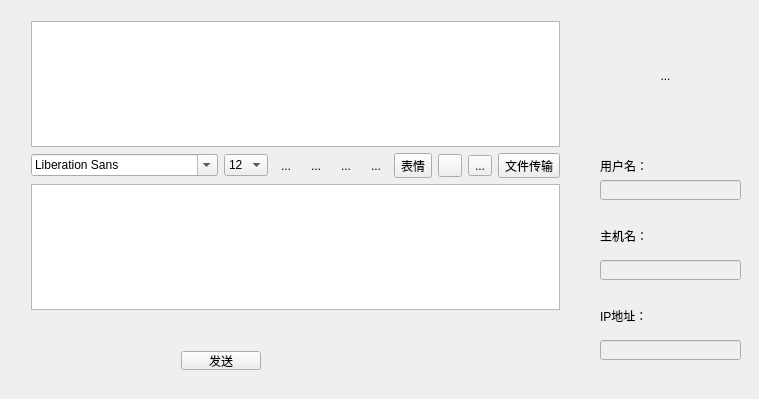
<?xml version="1.0" encoding="UTF-8"?>
<ui version="4.0">
 <class>Widget</class>
 <widget class="QWidget" name="Widget">
  <property name="geometry">
   <rect>
    <x>0</x>
    <y>0</y>
    <width>759</width>
    <height>399</height>
   </rect>
  </property>
  <property name="windowTitle">
   <string>聊天</string>
  </property>
  <widget class="QWidget" name="verticalLayoutWidget">
   <property name="geometry">
    <rect>
     <x>20</x>
     <y>10</y>
     <width>551</width>
     <height>311</height>
    </rect>
   </property>
   <layout class="QVBoxLayout" name="verticalLayout">
    <item>
     <widget class="QTextBrowser" name="textBrowser"/>
    </item>
    <item>
     <layout class="QHBoxLayout" name="horizontalLayout_4">
      <item>
       <widget class="QFontComboBox" name="fontComboBox"/>
      </item>
      <item>
       <widget class="QComboBox" name="sizeComboBox">
        <property name="currentIndex">
         <number>3</number>
        </property>
        <item>
         <property name="text">
          <string>9</string>
         </property>
        </item>
        <item>
         <property name="text">
          <string>10</string>
         </property>
        </item>
        <item>
         <property name="text">
          <string>11</string>
         </property>
        </item>
        <item>
         <property name="text">
          <string>12</string>
         </property>
        </item>
        <item>
         <property name="text">
          <string>13</string>
         </property>
        </item>
        <item>
         <property name="text">
          <string>14</string>
         </property>
        </item>
        <item>
         <property name="text">
          <string>15</string>
         </property>
        </item>
        <item>
         <property name="text">
          <string>16</string>
         </property>
        </item>
        <item>
         <property name="text">
          <string>17</string>
         </property>
        </item>
        <item>
         <property name="text">
          <string>18</string>
         </property>
        </item>
        <item>
         <property name="text">
          <string>19</string>
         </property>
        </item>
        <item>
         <property name="text">
          <string>20</string>
         </property>
        </item>
        <item>
         <property name="text">
          <string>21</string>
         </property>
        </item>
        <item>
         <property name="text">
          <string>22</string>
         </property>
        </item>
       </widget>
      </item>
      <item>
       <widget class="QToolButton" name="toolButton_2">
        <property name="toolTip">
         <string>加粗</string>
        </property>
        <property name="text">
         <string>...</string>
        </property>
        <property name="icon">
         <iconset resource="resources.qrc">
          <normaloff>:/resource/images/imagesioc/bold.png</normaloff>:/resource/images/imagesioc/bold.png</iconset>
        </property>
        <property name="iconSize">
         <size>
          <width>22</width>
          <height>22</height>
         </size>
        </property>
        <property name="checkable">
         <bool>true</bool>
        </property>
        <property name="autoRaise">
         <bool>true</bool>
        </property>
       </widget>
      </item>
      <item>
       <widget class="QToolButton" name="italicToolBtn">
        <property name="toolTip">
         <string>倾斜</string>
        </property>
        <property name="text">
         <string>...</string>
        </property>
        <property name="icon">
         <iconset resource="resources.qrc">
          <normaloff>:/resource/images/imagesioc/italic.png</normaloff>:/resource/images/imagesioc/italic.png</iconset>
        </property>
        <property name="iconSize">
         <size>
          <width>22</width>
          <height>22</height>
         </size>
        </property>
        <property name="checkable">
         <bool>true</bool>
        </property>
        <property name="autoRaise">
         <bool>true</bool>
        </property>
       </widget>
      </item>
      <item>
       <widget class="QToolButton" name="underlineToolBtn">
        <property name="toolTip">
         <string>下划线</string>
        </property>
        <property name="text">
         <string>...</string>
        </property>
        <property name="icon">
         <iconset resource="resources.qrc">
          <normaloff>:/resource/images/imagesioc/under.png</normaloff>:/resource/images/imagesioc/under.png</iconset>
        </property>
        <property name="iconSize">
         <size>
          <width>22</width>
          <height>22</height>
         </size>
        </property>
        <property name="checkable">
         <bool>true</bool>
        </property>
        <property name="autoRaise">
         <bool>true</bool>
        </property>
       </widget>
      </item>
      <item>
       <widget class="QToolButton" name="colorToolBtn">
        <property name="toolTip">
         <string>更改字体颜色</string>
        </property>
        <property name="text">
         <string>...</string>
        </property>
        <property name="icon">
         <iconset resource="resources.qrc">
          <normaloff>:/resource/images/imagesioc/color.png</normaloff>:/resource/images/imagesioc/color.png</iconset>
        </property>
        <property name="iconSize">
         <size>
          <width>22</width>
          <height>22</height>
         </size>
        </property>
        <property name="checkable">
         <bool>false</bool>
        </property>
        <property name="autoRaise">
         <bool>true</bool>
        </property>
       </widget>
      </item>
      <item>
       <widget class="QToolButton" name="face">
        <property name="toolTip">
         <string>表情</string>
        </property>
        <property name="text">
         <string>表情</string>
        </property>
        <property name="icon">
         <iconset resource="resources.qrc">
          <normaloff>:/resource/images/face/02.png</normaloff>:/resource/images/face/02.png</iconset>
        </property>
       </widget>
      </item>
      <item>
       <widget class="QToolButton" name="saveToolBtn">
        <property name="toolTip">
         <string>保存聊天记录</string>
        </property>
        <property name="text">
         <string/>
        </property>
        <property name="icon">
         <iconset resource="resources.qrc">
          <normaloff>:/resource/images/imagesioc/saveFile.jpg</normaloff>:/resource/images/imagesioc/saveFile.jpg</iconset>
        </property>
       </widget>
      </item>
      <item>
       <widget class="QToolButton" name="clear">
        <property name="toolTip">
         <string>清空聊天内容</string>
        </property>
        <property name="text">
         <string>...</string>
        </property>
        <property name="icon">
         <iconset resource="resources.qrc">
          <normaloff>:/resource/images/imagesioc/clear1.PNG</normaloff>:/resource/images/imagesioc/clear1.PNG</iconset>
        </property>
       </widget>
      </item>
      <item>
       <widget class="QToolButton" name="file">
        <property name="toolTip">
         <string>文件传输</string>
        </property>
        <property name="text">
         <string>文件传输</string>
        </property>
        <property name="icon">
         <iconset resource="resources.qrc">
          <normaloff>:/resource/images/imagesioc/file.png</normaloff>:/resource/images/imagesioc/file.png</iconset>
        </property>
       </widget>
      </item>
     </layout>
    </item>
    <item>
     <widget class="QTextEdit" name="textEdit">
      <property name="maximumSize">
       <size>
        <width>16777215</width>
        <height>16777215</height>
       </size>
      </property>
      <property name="html">
       <string>&lt;!DOCTYPE HTML PUBLIC &quot;-//W3C//DTD HTML 4.0//EN&quot; &quot;http://www.w3.org/TR/REC-html40/strict.dtd&quot;&gt;
&lt;html&gt;&lt;head&gt;&lt;meta name=&quot;qrichtext&quot; content=&quot;1&quot; /&gt;&lt;style type=&quot;text/css&quot;&gt;
p, li { white-space: pre-wrap; }
&lt;/style&gt;&lt;/head&gt;&lt;body style=&quot; font-family:'SimSun'; font-size:9pt; font-weight:400; font-style:normal;&quot;&gt;
&lt;p style=&quot;-qt-paragraph-type:empty; margin-top:0px; margin-bottom:0px; margin-left:0px; margin-right:0px; -qt-block-indent:0; text-indent:0px;&quot;&gt;&lt;br /&gt;&lt;/p&gt;&lt;/body&gt;&lt;/html&gt;</string>
      </property>
     </widget>
    </item>
   </layout>
  </widget>
  <widget class="QWidget" name="widget" native="true">
   <property name="geometry">
    <rect>
     <x>590</x>
     <y>10</y>
     <width>151</width>
     <height>371</height>
    </rect>
   </property>
   <widget class="QLabel" name="label">
    <property name="geometry">
     <rect>
      <x>10</x>
      <y>140</y>
      <width>51</width>
      <height>31</height>
     </rect>
    </property>
    <property name="text">
     <string>用户名：</string>
    </property>
   </widget>
   <widget class="QLineEdit" name="lineEdit">
    <property name="enabled">
     <bool>false</bool>
    </property>
    <property name="geometry">
     <rect>
      <x>10</x>
      <y>170</y>
      <width>141</width>
      <height>20</height>
     </rect>
    </property>
   </widget>
   <widget class="QLabel" name="label_2">
    <property name="geometry">
     <rect>
      <x>10</x>
      <y>220</y>
      <width>54</width>
      <height>12</height>
     </rect>
    </property>
    <property name="text">
     <string>主机名：</string>
    </property>
   </widget>
   <widget class="QLineEdit" name="lineEdit_2">
    <property name="enabled">
     <bool>false</bool>
    </property>
    <property name="geometry">
     <rect>
      <x>10</x>
      <y>250</y>
      <width>141</width>
      <height>20</height>
     </rect>
    </property>
   </widget>
   <widget class="QLabel" name="label_3">
    <property name="geometry">
     <rect>
      <x>10</x>
      <y>300</y>
      <width>54</width>
      <height>12</height>
     </rect>
    </property>
    <property name="text">
     <string>IP地址：</string>
    </property>
   </widget>
   <widget class="QLineEdit" name="lineEdit_3">
    <property name="enabled">
     <bool>false</bool>
    </property>
    <property name="geometry">
     <rect>
      <x>10</x>
      <y>330</y>
      <width>141</width>
      <height>20</height>
     </rect>
    </property>
   </widget>
   <widget class="QToolButton" name="toolButton">
    <property name="enabled">
     <bool>true</bool>
    </property>
    <property name="geometry">
     <rect>
      <x>0</x>
      <y>0</y>
      <width>151</width>
      <height>131</height>
     </rect>
    </property>
    <property name="text">
     <string>...</string>
    </property>
    <property name="icon">
     <iconset>
      <normaloff>resource/images/personalHead/1.png</normaloff>resource/images/personalHead/1.png</iconset>
    </property>
    <property name="iconSize">
     <size>
      <width>110</width>
      <height>110</height>
     </size>
    </property>
    <property name="autoRaise">
     <bool>true</bool>
    </property>
   </widget>
  </widget>
  <widget class="QWidget" name="horizontalLayoutWidget">
   <property name="geometry">
    <rect>
     <x>20</x>
     <y>340</y>
     <width>551</width>
     <height>41</height>
    </rect>
   </property>
   <layout class="QHBoxLayout" name="horizontalLayout">
    <item>
     <spacer name="horizontalSpacer">
      <property name="orientation">
       <enum>Qt::Horizontal</enum>
      </property>
      <property name="sizeHint" stdset="0">
       <size>
        <width>40</width>
        <height>20</height>
       </size>
      </property>
     </spacer>
    </item>
    <item>
     <widget class="QPushButton" name="pushButton">
      <property name="text">
       <string>发送</string>
      </property>
     </widget>
    </item>
    <item>
     <spacer name="horizontalSpacer_3">
      <property name="orientation">
       <enum>Qt::Horizontal</enum>
      </property>
      <property name="sizeHint" stdset="0">
       <size>
        <width>40</width>
        <height>20</height>
       </size>
      </property>
     </spacer>
    </item>
    <item>
     <spacer name="horizontalSpacer_2">
      <property name="orientation">
       <enum>Qt::Horizontal</enum>
      </property>
      <property name="sizeHint" stdset="0">
       <size>
        <width>40</width>
        <height>20</height>
       </size>
      </property>
     </spacer>
    </item>
   </layout>
  </widget>
 </widget>
 <layoutdefault spacing="6" margin="11"/>
 <resources>
  <include location="resources.qrc"/>
 </resources>
 <connections/>
</ui>
